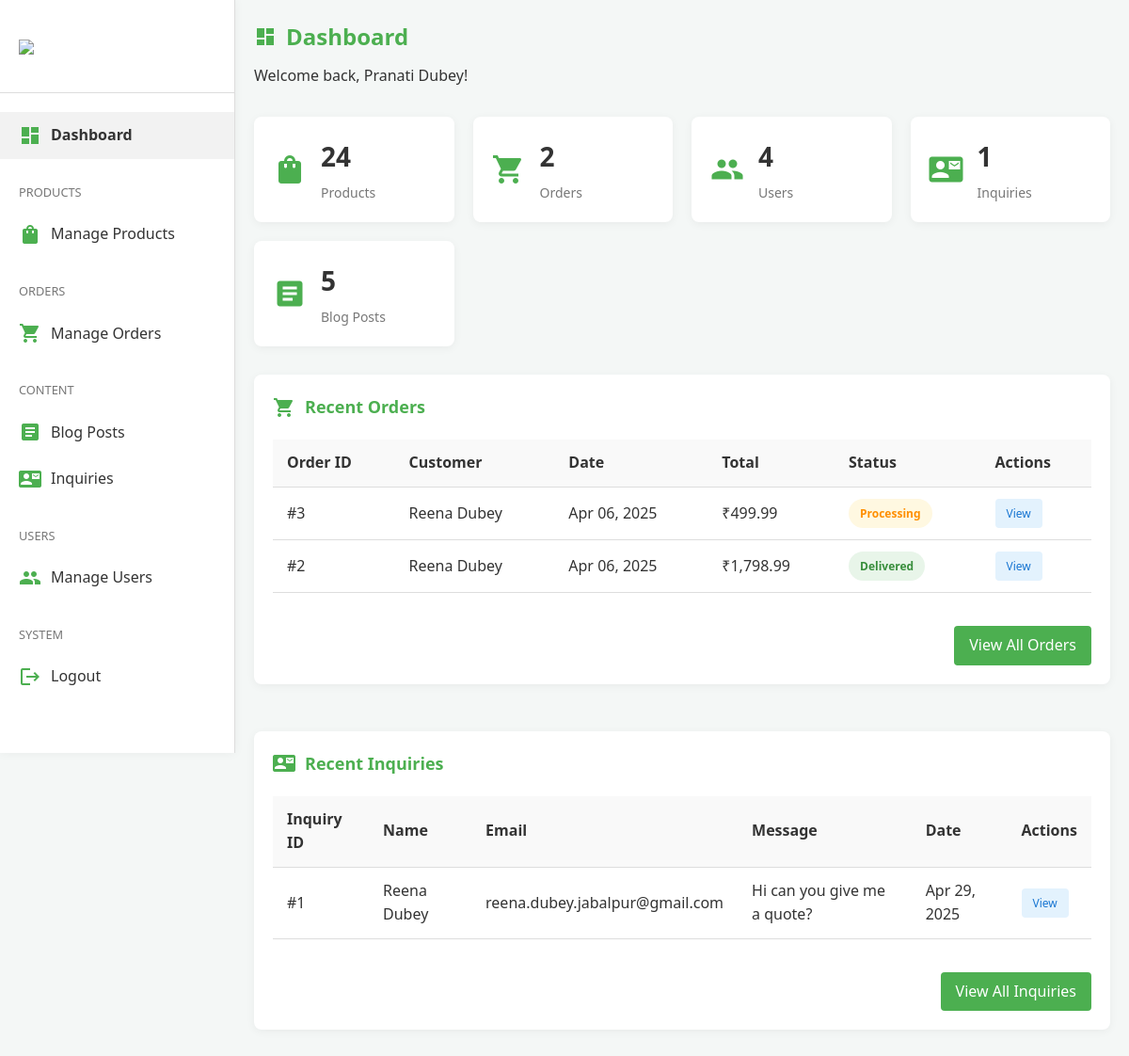
/admin_panel.php (signed in), run on the app's committed database.
### tables this page shows
CREATE TABLE `orders` (
  `id` int(11) NOT NULL,
  `user_id` int(11) NOT NULL,
  `shipping_name` varchar(255) NOT NULL,
  `shipping_mobile` varchar(15) NOT NULL,
  `total_amount` decimal(10,2) NOT NULL,
  `shipping_address` text NOT NULL,
  `payment_id` varchar(100) NOT NULL,
  `created_at` timestamp NOT NULL DEFAULT current_timestamp(),
  `status` varchar(20) NOT NULL DEFAULT 'order received',
  `agent_name` varchar(20) DEFAULT NULL
);

CREATE TABLE `users` (
  `user_id` int(11) NOT NULL,
  `name` varchar(100) NOT NULL,
  `mobile` varchar(15) NOT NULL,
  `email` varchar(100) NOT NULL,
  `password` varchar(255) NOT NULL,
  `isadmin` tinyint(1) DEFAULT 0,
  `address_street` varchar(255) DEFAULT NULL,
  `address_city` varchar(100) DEFAULT NULL,
  `address_state` varchar(100) DEFAULT NULL,
  `address_zip` varchar(10) DEFAULT NULL,
  `address_country` varchar(10) DEFAULT NULL,
  `security_question` varchar(255) DEFAULT NULL,
  `security_answer` varchar(255) DEFAULT NULL
);

CREATE TABLE `contact_submissions` (
  `id` int(11) NOT NULL,
  `name` varchar(255) NOT NULL,
  `email` varchar(255) NOT NULL,
  `message` text NOT NULL,
  `inquiry_type` varchar(50) NOT NULL,
  `order_id` int(11) DEFAULT NULL,
  `created_at` timestamp NOT NULL DEFAULT current_timestamp(),
  `status` varchar(20) NOT NULL DEFAULT 'new'
);

### admin_panel.php (the view, shortened to what this page needs)
<?php
require_once 'db_connect.php';
$products_count = $conn->query("SELECT COUNT(*) as count FROM products")->fetch_assoc()['count'];
$orders_count = $conn->query("SELECT COUNT(*) as count FROM orders")->fetch_assoc()['count'];
$users_count = $conn->query("SELECT COUNT(*) as count FROM users")->fetch_assoc()['count'];
$inquiries_count = $conn->query("SELECT COUNT(*) as count FROM contact_submissions")->fetch_assoc()['count'];
$blogs_count = $conn->query("SELECT COUNT(*) as count FROM blogs")->fetch_assoc()['count'];
$recent_orders_query = "SELECT o.*, u.name AS customer_name
                      FROM orders o
                      LEFT JOIN users u ON o.user_id = u.user_id
                      ORDER BY o.created_at DESC LIMIT 5";
$recent_orders = $conn->query($recent_orders_query);
$recent_inquiries_query = "SELECT c.*
                    FROM contact_submissions c
                    ORDER BY c.created_at DESC LIMIT 5";
$recent_inquiries = $conn->query($recent_inquiries_query);
?>
<!DOCTYPE html>
<html lang="en">
<head>
    <link rel="stylesheet" href="admin.css">
</head>
<body>
    <div class="admin-container">
        <?php include 'admin_nav.php'; ?>
        <main class="admin-main">
            <div class="admin-header">
                <h1><i class="material-icons">dashboard</i> Dashboard</h1>
                <p>Welcome back, <?php echo htmlspecialchars($_SESSION['name']); ?>!</p>
            </div>
            <div class="dashboard-stats">
                <div class="stat-card" onclick="window.location.href='products_mgmt.php';">
                    <i class="material-icons">shopping_bag</i>
                    <div class="stat-content">
                        <h2><?php echo $products_count; ?></h2>
                        <p>Products</p>
                    </div>
                </div>
                <div class="stat-card" onclick="window.location.href='orders.php';">
                    <i class="material-icons">shopping_cart</i>
                    <div class="stat-content">
                        <h2><?php echo $orders_count; ?></h2>
                        <p>Orders</p>
                    </div>
                </div>
                <div class="stat-card" onclick="window.location.href='users.php';">
                    <i class="material-icons">people</i>
                    <div class="stat-content">
                        <h2><?php echo $users_count; ?></h2>
                        <p>Users</p>
                    </div>
                </div>
                <div class="stat-card" onclick="window.location.href='inquiries.php';">
                    <i class="material-icons">contact_mail</i>
                    <div class="stat-content">
                        <h2><?php echo $inquiries_count; ?></h2>
                        <p>Inquiries</p>
                    </div>
                </div>
                <div class="stat-card" onclick="window.location.href='blogs_mgmt.php';">
                    <i class="material-icons">article</i>
                    <div class="stat-content">
                        <h2><?php echo $blogs_count; ?></h2>
                        <p>Blog Posts</p>
                    </div>
                </div>
            </div>
            <div class="dashboard-sections">
                <section class="admin-section">
                    <h2><i class="material-icons">shopping_cart</i> Recent Orders</h2>
                    <div class="table-container">
                        <table class="admin-table">
                            <thead>
                                <tr>
                                    <th>Order ID</th>
                                    <th>Customer</th>
                                    <th>Date</th>
                                    <th>Total</th>
                                    <th>Status</th>
                                    <th>Actions</th>
                                </tr>
                            </thead>
                            <tbody>
                                <?php if ($recent_orders->num_rows > 0): ?>
                                    <?php while($order = $recent_orders->fetch_assoc()): ?>
                                        <tr>
                                            <td>#<?php echo $order['id']; ?></td>
                                            <td><?php echo htmlspecialchars($order['customer_name']); ?></td>
                                            <td><?php echo date('M d, Y', strtotime($order['created_at'])); ?></td>
                                            <td>₹<?php echo number_format($order['total_amount'], 2); ?></td>
                                            <td><span class="status-badge status-<?php echo strtolower($order['status']); ?>"><?php echo ucfirst($order['status']); ?></span></td>
                                            <td>
                                                <a href="orders.php?view=<?php echo $order['id']; ?>" class="btn-view">View</a>
                                            </td>
                                        </tr>
                                    <?php endwhile; ?>
                                <?php else: ?>
                                    <tr>
                                        <td colspan="6" class="no-data">No recent orders</td>
                                    </tr>
                                <?php endif; ?>
                            </tbody>
                        </table>
                    </div>
                    <div class="section-footer">
                        <a href="orders.php" class="btn btn-primary">View All Orders</a>
                    </div>
                </section>
                <section class="admin-section">
                <h2><i class="material-icons">contact_mail</i> Recent Inquiries</h2>
                        <div class="table-container">
                            <table class="admin-table">
                                <thead>
                                    <tr>
                                        <th>Inquiry ID</th>
                                        <th>Name</th>
                                        <th>Email</th>
                                        <th>Message</th>
                                        <th>Date</th>
                                        <th>Actions</th>
                                    </tr>
                                </thead>
                                <tbody>
                                    <?php if ($recent_inquiries->num_rows > 0): ?>
                                        <?php while($inquiry = $recent_inquiries->fetch_assoc()): ?>
                                            <tr>
                                                <td>#<?php echo $inquiry['id']; ?></td>
                                                <td><?php echo htmlspecialchars($inquiry['name']); ?></td>
                                                <td><?php echo htmlspecialchars($inquiry['email']); ?></td>
                                                <td><?php echo htmlspecialchars($inquiry['message']); ?></td>
                                                <td><?php echo date('M d, Y', strtotime($inquiry['created_at'])); ?></td>
                                                <td>
                                                    <a href="view_inquiry.php?id=<?php echo $inquiry['id']; ?>" class="btn-view">View</a>
                                                </td>
                                            </tr>
                                        <?php endwhile; ?>
                                    <?php else: ?>
                                        <tr>
                                            <td colspan="6" class="no-data">No recent inquiries</td>
                                        </tr>
                                    <?php endif; ?>
                                </tbody>
                            </table>
                        </div>
                        <div class="section-footer">
                            <a href="inquiries.php" class="btn btn-primary">View All Inquiries</a>
                        </div>
                </section>
            </div>
        </main>
    </div>
</body>
</html>

### admin_nav.php
<nav class="admin-nav">
    <div class="admin-brand">
    <h2 class="nav_logo"><a href="index.php"><img src="images/logo.png" id="logo"></a></h2>
    </div>
    <div class="nav-links">
        <a href="admin_panel.php" <?php echo basename($_SERVER['PHP_SELF']) == 'admin_panel.php' ? 'class="active"' : ''; ?>>
            <i class="material-icons">dashboard</i> Dashboard
        </a>
        <div class="nav-category">Products</div>
        <a href="products_mgmt.php" <?php echo basename($_SERVER['PHP_SELF']) == 'products_mgmt.php' ? 'class="active"' : ''; ?>>
            <i class="material-icons">shopping_bag</i> Manage Products
        </a>
        <div class="nav-category">Orders</div>
        <a href="orders.php" <?php echo basename($_SERVER['PHP_SELF']) == 'orders.php' ? 'class="active"' : ''; ?>>
            <i class="material-icons">shopping_cart</i> Manage Orders
        </a>
        <div class="nav-category">Content</div>
        <a href="blogs_mgmt.php" <?php echo basename($_SERVER['PHP_SELF']) == 'blogs_mgmt.php' ? 'class="active"' : ''; ?>>
            <i class="material-icons">article</i> Blog Posts
        </a>
        <a href="inquiries.php" <?php echo basename($_SERVER['PHP_SELF']) == 'inquiries.php' ? 'class="active"' : ''; ?>>
            <i class="material-icons">contact_mail</i> Inquiries
        </a>
        <div class="nav-category">Users</div>
        <a href="users.php" <?php echo basename($_SERVER['PHP_SELF']) == 'users.php' ? 'class="active"' : ''; ?>>
            <i class="material-icons">people</i> Manage Users
        </a>
        <div class="nav-category">System</div>
        <a href="logout.php" <?php echo basename($_SERVER['PHP_SELF']) == 'logout.php' ? 'class="active"' : ''; ?>>
            <i class="material-icons">logout</i> Logout
        </a>
    </div>
</nav>

### admin.css (style rules this page uses)
:root { --primary-color: #4caf50; --primary-dark: #388e3c; --primary-light: #c8e6c9; --accent-color: #ff9800; --text-color: #333; --light-text: #777; --light-bg: #f9f9f9; --border-color: #ddd; --success: #4caf50; --warning: #ffc107; --danger-color: #f44336; --hover-color: rgba(0, 0, 0, 0.05); }
* { margin: 0; padding: 0; box-sizing: border-box; }
body { font-family: "Segoe UI", Tahoma, Geneva, Verdana, sans-serif; color: var(--text-color); background-color: #f4f7f6; line-height: 1.6; }
.admin-container { display: flex; min-height: 100vh; }
.admin-nav { width: 250px; background-color: white; border-right: 1px solid var(--border-color); box-shadow: 0 0 10px rgba(0, 0, 0, 0.05); height: 100vh; position: fixed; overflow-y: auto; z-index: 1000; }
#logo { width:120px; height:auto; }
.nav_logo { padding: 10px 0; }
.admin-brand { padding: 20px; border-bottom: 1px solid var(--border-color); }
.admin-brand h2 { color: var(--primary-color); display: flex; align-items: center; gap: 10px; }
.nav-links { padding: 20px 0; }
.nav-category { font-size: 0.8em; text-transform: uppercase; color: var(--light-text); padding: 10px 20px; margin-top: 15px; }
.nav-links a { display: flex; align-items: center; gap: 10px; padding: 12px 20px; color: var(--text-color); text-decoration: none; transition: all 0.3s ease; }
.nav-links a:hover, .nav-links a.active { background-color: var(--hover-color); }
.nav-links a i { color: var(--primary-color); }
.admin-main { flex-grow: 1; margin-left: 250px; padding: 20px; }
.admin-header { margin-bottom: 30px; }
.admin-header h1 { font-size: 24px; color: var(--primary-color); display: flex; align-items: center; gap: 10px; margin-bottom: 10px; }
.dashboard-stats { display: grid; grid-template-columns: repeat(auto-fill, minmax(200px, 1fr)); gap: 20px; margin-bottom: 30px; }
.stat-card { background-color: white; border-radius: 8px; padding: 20px; box-shadow: 0 2px 10px rgba(0, 0, 0, 0.05); display: flex; align-items: center; gap: 15px; transition: all 0.3s ease; }
.stat-card i { font-size: 36px; color: var(--primary-color); }
.stat-content h2 { font-size: 28px; margin-bottom: 5px; }
.stat-content p { color: var(--light-text); font-size: 14px; }
.dashboard-sections { display: grid; grid-template-columns: 1fr; gap: 20px; }
.admin-section { background-color: white; border-radius: 8px; box-shadow: 0 2px 10px rgba(0, 0, 0, 0.05); margin-bottom: 30px; padding: 20px; }
.admin-section h2 { font-size: 18px; margin-bottom: 20px; color: var(--primary-color); display: flex; align-items: center; gap: 10px; }
.table-container { overflow-x: auto; margin-bottom: 20px; }
.admin-table { width: 100%; border-collapse: collapse; }
.admin-table th, .admin-table td { padding: 12px 15px; text-align: left; border-bottom: 1px solid var(--border-color); }
.admin-table th { background-color: var(--light-bg); font-weight: 600; }
.status-badge { padding: 6px 12px; border-radius: 20px; font-size: 12px; font-weight: 600; display: inline-block; }
.status-processing, .status-in_progress { background-color: #fff8e1; color: #ff8f00; }
.status-delivered, .status-completed, .status-resolved { background-color: #e8f5e9; color: #388e3c; }
.btn { display: inline-block; size:auto; padding: 8px 16px; border: none; border-radius: 4px; cursor: pointer; font-weight: 500; text-decoration: none; transition: all 0.3s ease; }
.btn-primary { size: auto; background-color: var(--primary-color); color: white; }
.btn-edit, .btn-delete, .btn-view { display: inline-block; padding: 6px 12px; border-radius: 4px; font-size: 12px; cursor: pointer; text-decoration: none; text-align: center; }
.btn-view { background-color: #e3f2fd; color: #1976d2; }
.section-footer { display: flex; justify-content: flex-end; padding-top: 15px; }
.nav-links a.active { background-color: var(--hover-color); font-weight: bold; }

### data on the page
orders: id "3", user.name "Reena Dubey", created_at "Apr 06, 2025", total_amount "499.99", status "Processing"
orders: id "2", user.name "Reena Dubey", created_at "Apr 06, 2025", total_amount "1,798.99", status "Delivered"
contact_submissions: id "1", name "Reena Dubey", email "reena.dubey.jabalpur@gmail.com", message "Hi can you give me a quote?", created_at "Apr 29, 2025"

### other printed values
$_SESSION['name'] "Pranati Dubey"
$products_count "24"
$orders_count "2"
$users_count "4"
$inquiries_count "1"
$blogs_count "5"
